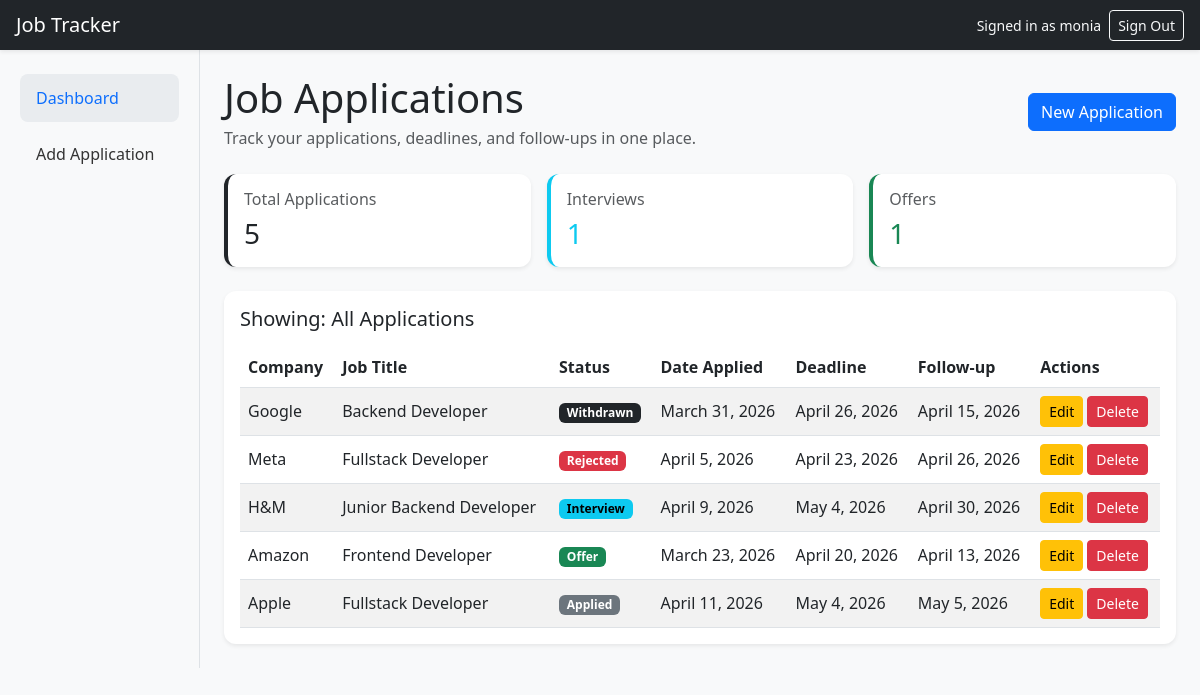
Before: / (signed in) with the older database file.
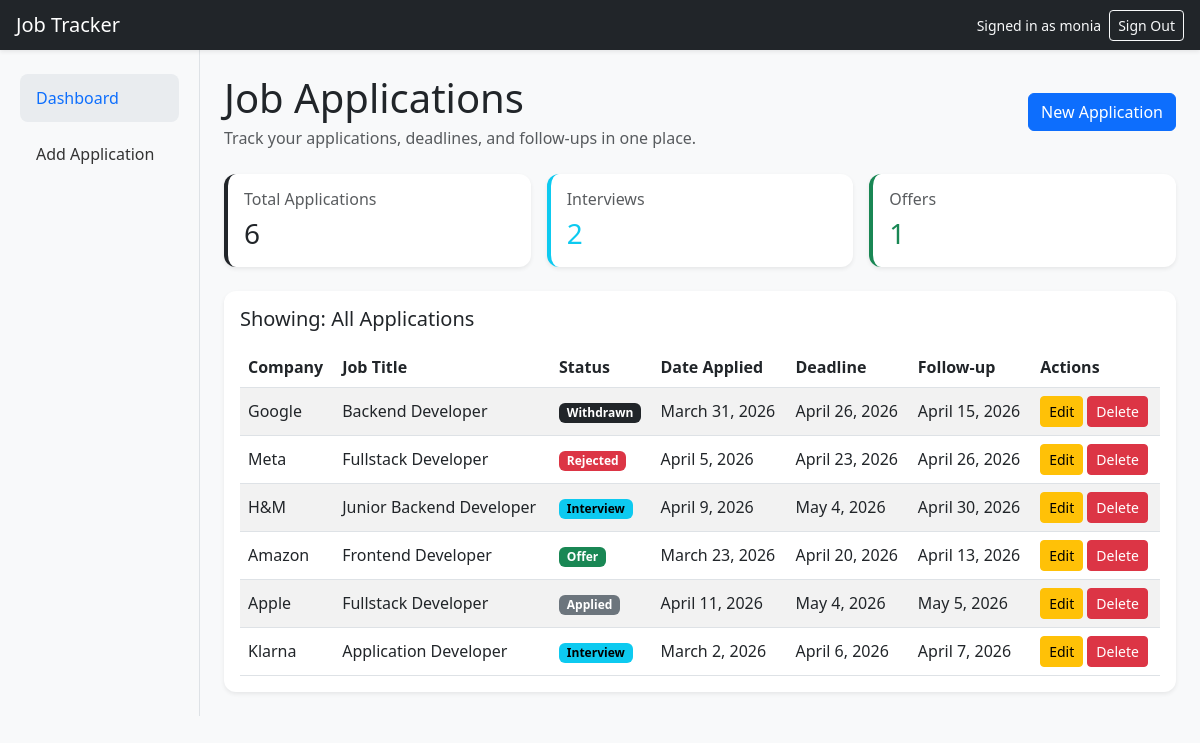
After: the same page with the newer database file.
### tracker/models.py (models this page shows, shortened)
class JobApplication(models.Model):
    STATUS_CHOICES = [
        ("applied", "Applied"),
        ("interview", "Interview"),
        ("offer", "Offer"),
        ("rejected", "Rejected"),
        ("withdrawn", "Withdrawn"),
    ]
    user = models.ForeignKey(User, on_delete=models.CASCADE)
    company_name = models.CharField(max_length=100)
    job_title = models.CharField(max_length=100)
    status = models.CharField(
        max_length=20,
        choices=STATUS_CHOICES,
        default="applied",
    )
    date_applied = models.DateField()
    deadline = models.DateField(blank=True, null=True)
    follow_up_date = models.DateField(blank=True, null=True)
    contact_email = models.EmailField(blank=True)
    job_link = models.URLField(blank=True)
    notes = models.TextField(blank=True)

### tracker/views.py (the view)
# urls.py: path("", views.application_list, name="application_list"),
@login_required
def application_list(request):
    applications = JobApplication.objects.filter(user=request.user)
    status_filter = request.GET.get("status")
    if status_filter:
        applications = applications.filter(status=status_filter)
    stats = JobApplication.objects.filter(user=request.user).aggregate(
        total_applications=Count("id"),
        interview_count=Count("id", filter=Q(status="interview")),
        offer_count=Count("id", filter=Q(status="offer")),
    )
    return render(
        request,
        "tracker/application_list.html",
        {
            "applications": applications,
            "total_applications": stats["total_applications"],
            "interview_count": stats["interview_count"],
            "offer_count": stats["offer_count"],
            "status_filter": status_filter,
        },
    )

### tracker/templates/tracker/application_list.html
{% extends "tracker/base.html" %} {% block content %}
<div
  class="d-flex flex-column flex-sm-row justify-content-between align-items-start align-items-sm-center gap-3 mb-4"
>
  <div>
    <h1 class="mb-1">Job Applications</h1>
    <p class="text-muted mb-0">
      Track your applications, deadlines, and follow-ups in one place.
    </p>
  </div>
  <a href="{% url 'add_application' %}" class="btn btn-primary">
    New Application
  </a>
</div>
<div class="row g-3 mb-4">
  <div class="col-md-4">
    <a
      href="{% url 'application_list' %}"
      class="text-decoration-none text-dark"
    >
      <div
        class="card shadow-sm border-0 h-100 dashboard-card border-start border-4 border-dark"
      >
        <div class="card-body">
          <h6 class="text-muted mb-2">Total Applications</h6>
          <h3 class="mb-0 text-dark">{{ total_applications }}</h3>
        </div>
      </div>
    </a>
  </div>
  <div class="col-md-4">
    <a
      href="{% url 'application_list' %}?status=interview"
      class="text-decoration-none text-dark"
    >
      <div
        class="card shadow-sm border-0 h-100 dashboard-card border-start border-4 border-info"
      >
        <div class="card-body">
          <h6 class="text-muted mb-2">Interviews</h6>
          <h3 class="mb-0 text-info">{{ interview_count }}</h3>
        </div>
      </div>
    </a>
  </div>
  <div class="col-md-4">
    <a
      href="{% url 'application_list' %}?status=offer"
      class="text-decoration-none text-dark"
    >
      <div
        class="card shadow-sm border-0 h-100 dashboard-card border-start border-4 border-success"
      >
        <div class="card-body">
          <h6 class="text-muted mb-2">Offers</h6>
          <h3 class="mb-0 text-success">{{ offer_count }}</h3>
        </div>
      </div>
    </a>
  </div>
</div>
<div class="card shadow-sm border-0">
  <div class="card-body">
    {% if status_filter == "interview" %}
    <h5 class="mb-3">Showing: Interview Applications</h5>
    {% elif status_filter == "offer" %}
    <h5 class="mb-3">Showing: Offer Applications</h5>
    {% else %}
    <h5 class="mb-3">Showing: All Applications</h5>
    {% endif %} {% if applications %}
    <div class="table-responsive">
      <table class="table table-striped table-hover align-middle mb-0">
        <thead>
          <tr>
            <th>Company</th>
            <th>Job Title</th>
            <th>Status</th>
            <th>Date Applied</th>
            <th>Deadline</th>
            <th>Follow-up</th>
            <th>Actions</th>
          </tr>
        </thead>
        <tbody>
          {% for application in applications %}
          <tr>
            <td>{{ application.company_name }}</td>
            <td>{{ application.job_title }}</td>
            <td>
              {% if application.status == "applied" %}
              <span class="badge text-bg-secondary">Applied</span>
              {% elif application.status == "interview" %}
              <span class="badge text-bg-info">Interview</span>
              {% elif application.status == "offer" %}
              <span class="badge text-bg-success">Offer</span>
              {% elif application.status == "rejected" %}
              <span class="badge text-bg-danger">Rejected</span>
              {% else %}
              <span class="badge text-bg-dark">Withdrawn</span>
              {% endif %}
            </td>
            <td>{{ application.date_applied }}</td>
            <td>{{ application.deadline }}</td>
            <td>{{ application.follow_up_date }}</td>
            <td>
              <a
                href="{% url 'edit_application' application.pk %}"
                class="btn btn-sm btn-warning"
              >
                Edit
              </a>
              <a
                href="{% url 'delete_application' application.pk %}"
                class="btn btn-sm btn-danger"
              >
                Delete
              </a>
            </td>
          </tr>
          {% endfor %}
        </tbody>
      </table>
    </div>
    {% else %}
    <p class="mb-0">No job applications found for this filter.</p>
    {% endif %}
  </div>
</div>
{% endblock %}

Changed rows visible on the page:
added JobApplication: company_name "Klarna", job_title "Application Developer", status "Interview", date_applied "March 2, 2026", deadline "April 6, 2026", follow_up_date "April 7, 2026"
Other visible differences:
{{ total_applications }}: "5" → "6"
{{ interview_count }}: "1" → "2"
